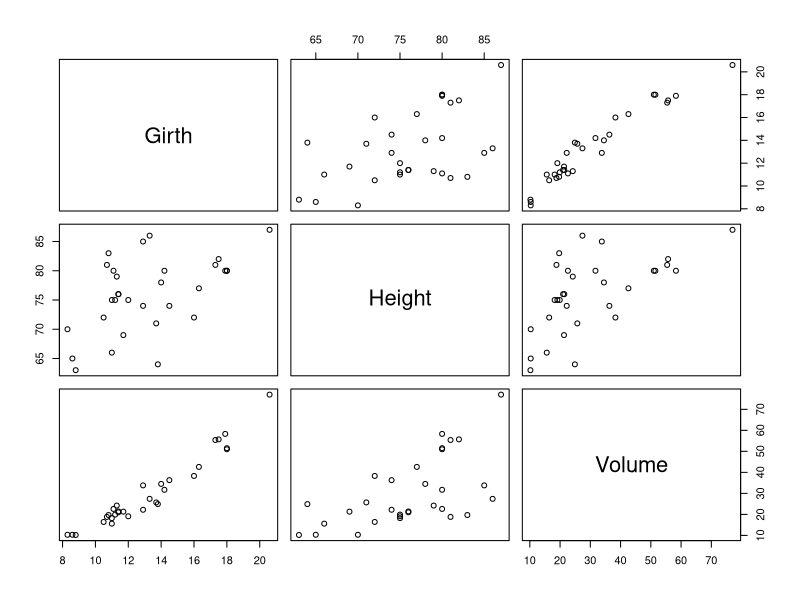
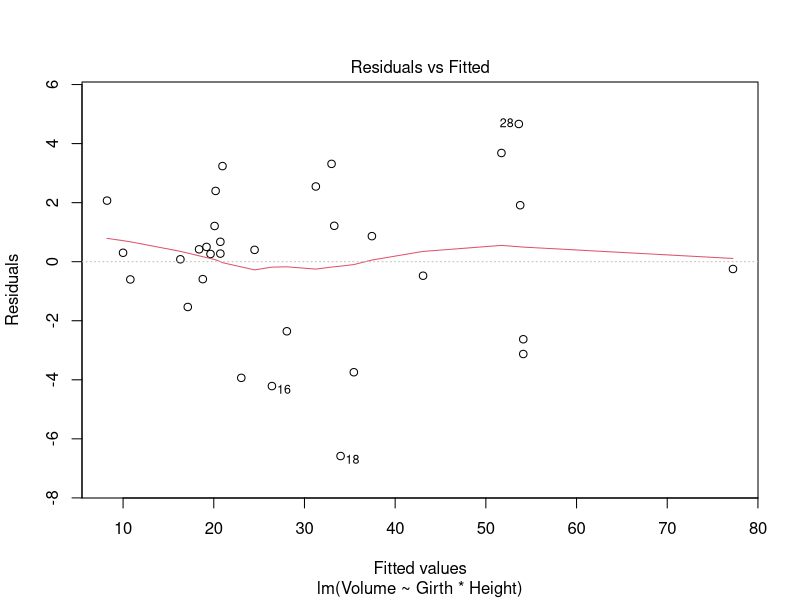
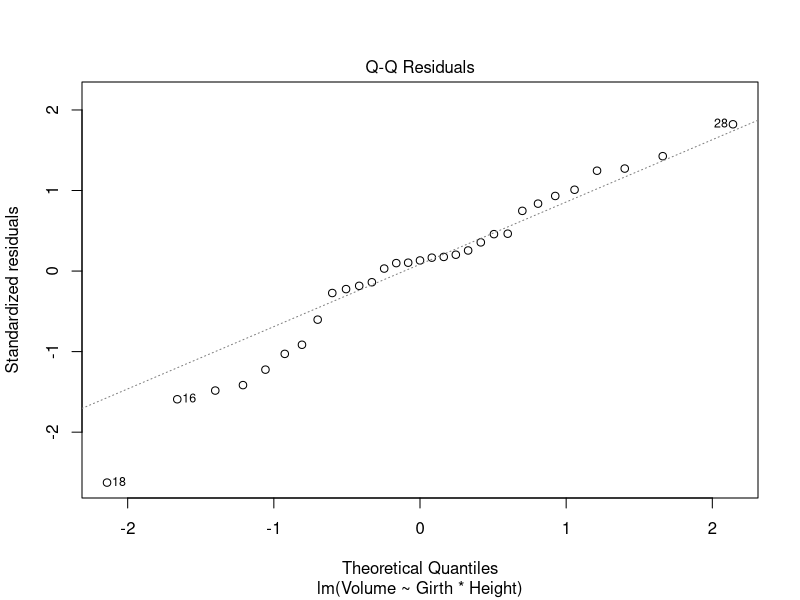
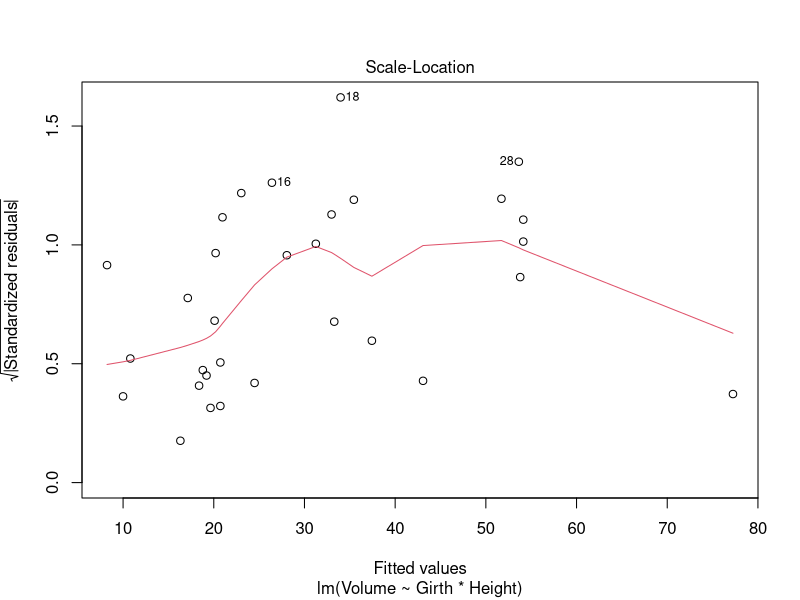
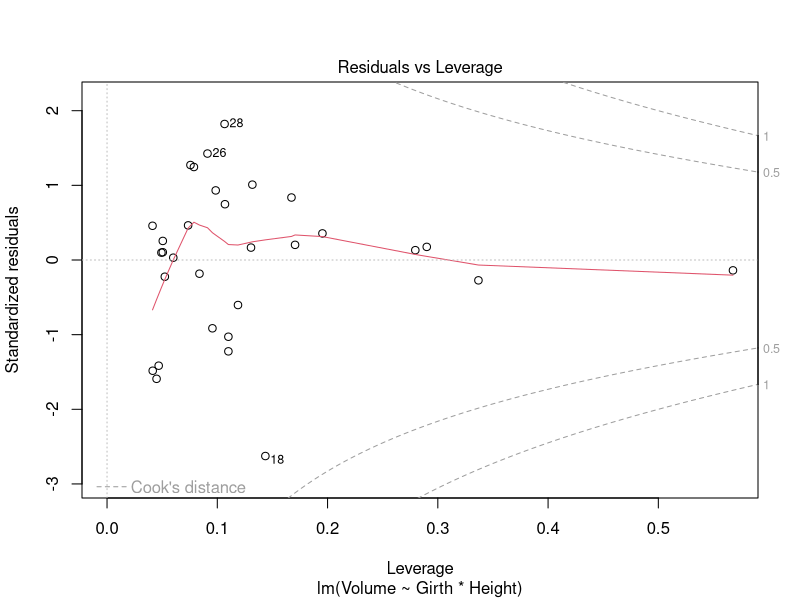

The R source for these figures, in order:
## ---- chunk 1
plot(trees)
## ---- chunk 2
m1 = lm(Volume~Girth,data=trees)
summary(m1)

## ---- chunk 3
m2 = lm(Volume~Girth+Height,data=trees)
summary(m2)

## ---- chunk 4
m3 = lm(Volume~Girth*Height,data=trees)
summary(m3)
## ---- chunk 5
plot(m3)
## ---- chunk 6
shapiro.test(residuals(m3))

## ---- chunk 7
summary(m1)
AIC(m1)
summary(m2)
AIC(m2)
summary(m3)
AIC(m3)
